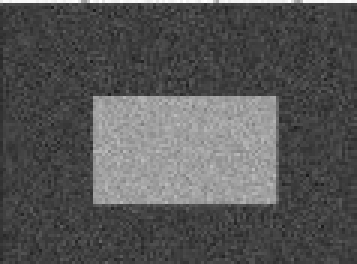
#> input picture images/otsu.jpg, 119 x 88 px, found by its file name (shown 3 times larger)
$ python '08. Otsu Thresholding.py'
#> lines starting #> are read from the running program, lines starting #| are printed output that depends on the picture; after the words box and inside, x2 and y2 are one past the last pixel; in counts of white or black regions, pixels touching at a corner belong together
import cv2
import numpy as np
import matplotlib.pyplot as plt

img = cv2.imread('images/otsu.jpg',0)
#> img is the input picture: shape (88, 119); min 25, max 255, mean 86.1

ret1, thresh1 = cv2.threshold(img,127,255, cv2.THRESH_BINARY)
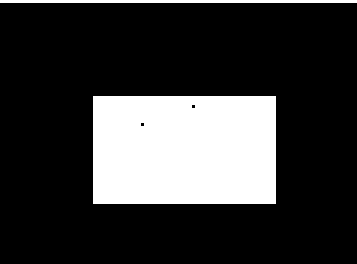
#> thresh1: shape (88, 119) (shown 3 times larger); 22.1% white; 2 white regions, box (x1, y1, x2, y2) and area: (31, 32, 92, 68) 2194, (0, 0, 119, 1) 119

ret2, thresh2 = cv2.threshold(img, 127, 255, cv2.THRESH_BINARY+cv2.THRESH_OTSU)
#> thresh2: shape (88, 119); 22.2% white; 2 white regions, box (x1, y1, x2, y2) and area: (31, 32, 93, 68) 2201, (0, 0, 119, 1) 119
#> ret2 = 113

gauss_img = cv2.GaussianBlur(img, (5,5), 0)
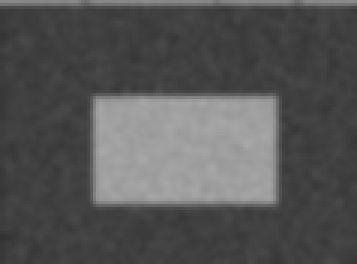
#> gauss_img: shape (88, 119) (shown 3 times larger); min 51, max 168, mean 85.5
ret3, thresh3 = cv2.threshold(gauss_img, 127,255, cv2.THRESH_BINARY+cv2.THRESH_OTSU)
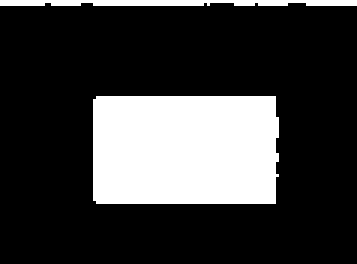
#> thresh3: shape (88, 119) (shown 3 times larger); 23.1% white; 2 white regions, box (x1, y1, x2, y2) and area: (31, 32, 93, 68) 2205, (0, 0, 119, 2) 216
#> ret3 = 109

images = [thresh1, thresh2, thresh3]

titles = ['Global Thresholding (v=127)', "Otsu's Thresholding", "Otsu's Thresholding with Gaussian Blur"]

for i in range(3):
    plt.subplot(2,3,(i+1))
    plt.imshow(images[i],'gray')
    plt.xlabel(titles[i])

plt.show()
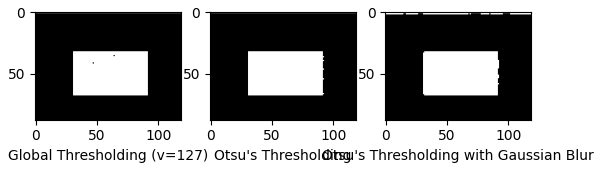
#> figure drawn by matplotlib, 3 panels

$ run again, with images/gradients1.jpg copied over images/otsu.jpg
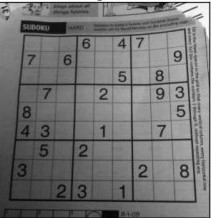
#> input picture images/gradients1.jpg, 211 x 218 px, found by its file name
#> img is the input picture: shape (218, 211); min 1, max 255, mean 114.8
#> `ret1, thresh1 = cv2.threshold(img,127,255, cv2.THRESH_BINARY)`:
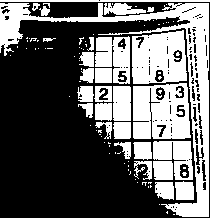
#> thresh1: shape (218, 211); 39.8% white; 97 white regions (69 under 20 px), largest, box (x1, y1, x2, y2) and area: (0, 3, 209, 217) 5736, (133, 83, 191, 139) 2664, (132, 30, 187, 84) 2383
#> thresh2: shape (218, 211); 57.7% white; 172 black regions (149 under 20 px), largest, box (x1, y1, x2, y2) and area: (0, 2, 210, 218) 17982, (138, 164, 148, 178) 80, (180, 164, 189, 178) 79
#> ret2 = 109
#> `ret3, thresh3 = cv2.threshold(gauss_img, 127,255, cv2.THRESH_BINARY+cv..`:
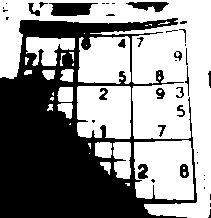
#> thresh3: shape (218, 211); 55.5% white; 41 black regions (23 under 20 px), largest, box (x1, y1, x2, y2) and area: (0, 18, 197, 218) 18803, (49, 3, 98, 16) 493, (126, 2, 169, 12) 252
#> ret3 = 111
